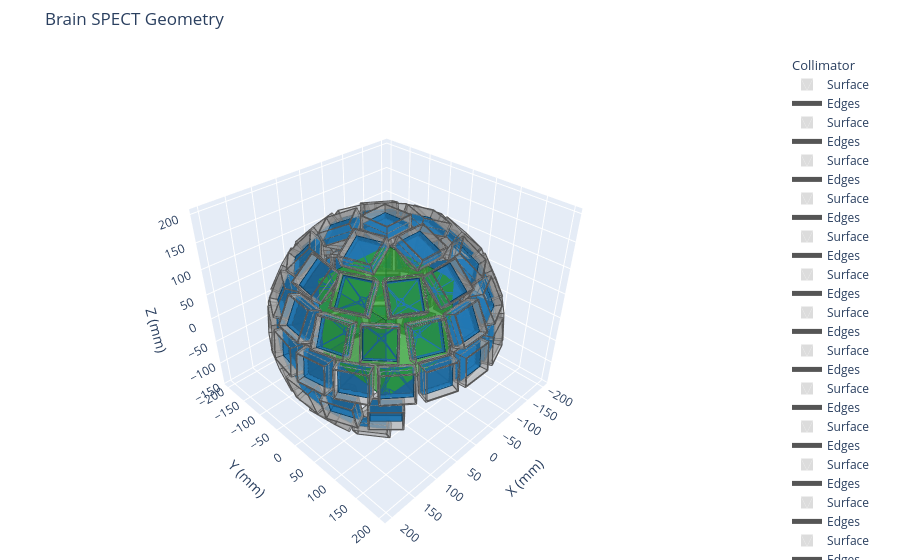

Source (notebook cell):
### Code cell
brain_spect_3d_fig = qmirt.plot.wrl.plot_wrl_file("brain_spect_geometry.wrl", style_sheet="geometry_style.json",title="Brain SPECT Geometry")
brain_spect_3d_fig.show()
